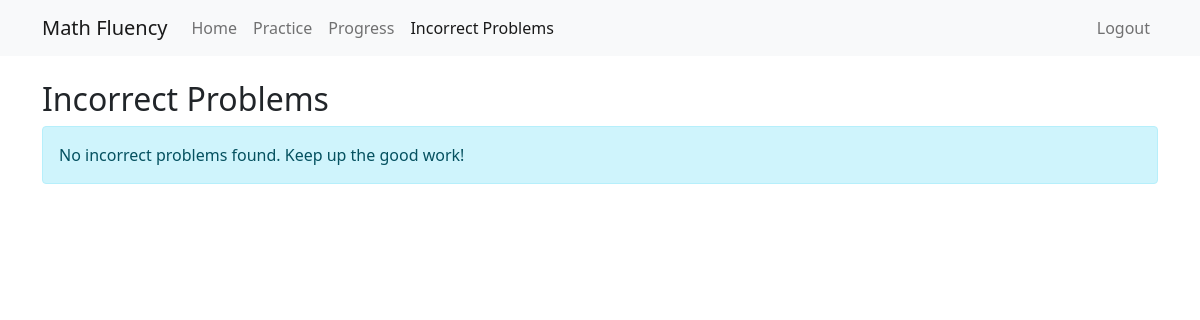
The page /incorrect_problems (signed in) on the database as committed earlier.
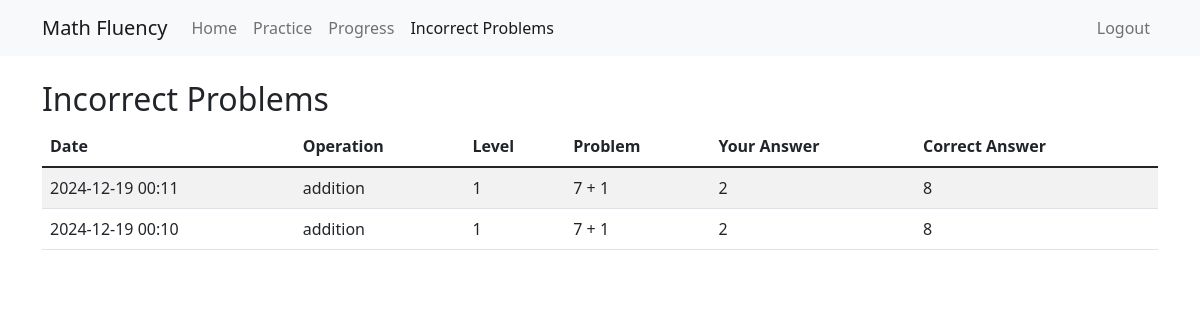
The same page on the database as committed later.
### models/practice_attempt.py (models this page shows)
class PracticeAttempt(db.Model):
    id = db.Column(db.Integer, primary_key=True)
    user_id = db.Column(db.Integer, db.ForeignKey('user.id'), nullable=False)
    operation = db.Column(db.String(20), nullable=False)  # 'addition' or 'multiplication'
    level = db.Column(db.Integer, nullable=False)
    problem = db.Column(db.String(50), nullable=False)
    user_answer = db.Column(db.Integer, nullable=False)
    correct_answer = db.Column(db.Integer, nullable=False)
    is_correct = db.Column(db.Boolean, nullable=False)
    time_taken = db.Column(db.Float)  # in seconds
    created_at = db.Column(db.DateTime, default=datetime.utcnow)
    user = db.relationship('User', backref=db.backref('practice_attempts', lazy=True))

### app.py (the view)
@app.route('/incorrect_problems')
@login_required
def incorrect_problems():
    incorrect_attempts = PracticeAttempt.query.filter_by(
        user_id=current_user.id,
        is_correct=False
    ).order_by(PracticeAttempt.created_at.desc()).all()
    return render_template('incorrect_problems.html', attempts=incorrect_attempts)

### app.py (called while the page is built)
@login_manager.user_loader
def load_user(user_id):
    return User.query.get(int(user_id))

### templates/incorrect_problems.html
{% extends "base.html" %}
{% block content %}
<div class="container mt-4">
    <h2>Incorrect Problems</h2>
    {% if attempts %}
    <div class="table-responsive">
        <table class="table table-striped">
            <thead>
                <tr>
                    <th>Date</th>
                    <th>Operation</th>
                    <th>Level</th>
                    <th>Problem</th>
                    <th>Your Answer</th>
                    <th>Correct Answer</th>
                </tr>
            </thead>
            <tbody>
                {% for attempt in attempts %}
                <tr>
                    <td>{{ attempt.created_at.strftime('%Y-%m-%d %H:%M') }}</td>
                    <td>{{ attempt.operation }}</td>
                    <td>{{ attempt.level }}</td>
                    <td>{{ attempt.problem }}</td>
                    <td>{{ attempt.user_answer }}</td>
                    <td>{{ attempt.correct_answer }}</td>
                </tr>
                {% endfor %}
            </tbody>
        </table>
    </div>
    {% else %}
    <div class="alert alert-info">
        No incorrect problems found. Keep up the good work!
    </div>
    {% endif %}
</div>
{% endblock %}

### templates/base.html (shortened to what this page needs)
<!DOCTYPE html>
<html lang="en">
<head>
    <link href="https://cdn.jsdelivr.net/npm/bootstrap@5.1.3/dist/css/bootstrap.min.css" rel="stylesheet">
</head>
<body>
    <nav class="navbar navbar-expand-lg navbar-light bg-light">
        <div class="container">
            <a class="navbar-brand" href="{{ url_for('home') }}">Math Fluency</a>
            <div class="collapse navbar-collapse" id="navbarNav">
                <ul class="navbar-nav">
                    <li class="nav-item">
                        <a class="nav-link {% if request.endpoint == 'home' %}active{% endif %}" href="{{ url_for('home') }}">Home</a>
                    </li>
                    <li class="nav-item">
                        <a class="nav-link {% if request.endpoint == 'practice' %}active{% endif %}" href="{{ url_for('practice') }}">Practice</a>
                    </li>
                    <li class="nav-item">
                        <a class="nav-link {% if request.endpoint == 'progress' %}active{% endif %}" href="{{ url_for('progress') }}">Progress</a>
                    </li>
                    <li class="nav-item">
                        <a class="nav-link {% if request.endpoint == 'incorrect_problems' %}active{% endif %}" href="{{ url_for('incorrect_problems') }}">Incorrect Problems</a>
                    </li>
                </ul>
                <ul class="navbar-nav ms-auto">
                    {% if current_user.is_authenticated %}
                    <li class="nav-item">
                        <a class="nav-link" href="{{ url_for('logout') }}">Logout</a>
                    </li>
                    {% endif %}
                </ul>
            </div>
        </div>
    </nav>
    {% block content %}{% endblock %}
</body>
</html>

Rows that differ between the two databases and show on the page:
added PracticeAttempt: created_at "2024-12-19 00:11", operation "addition", level "1", problem "7 + 1", user_answer "2", correct_answer "8"
added PracticeAttempt: created_at "2024-12-19 00:10", operation "addition", level "1", problem "7 + 1", user_answer "2", correct_answer "8"
Other text that changed with them:
text no longer shown: "No incorrect problems found. Keep up the good work!"
text now shown: "Date Operation Level Problem Your Answer Correct Answer"
